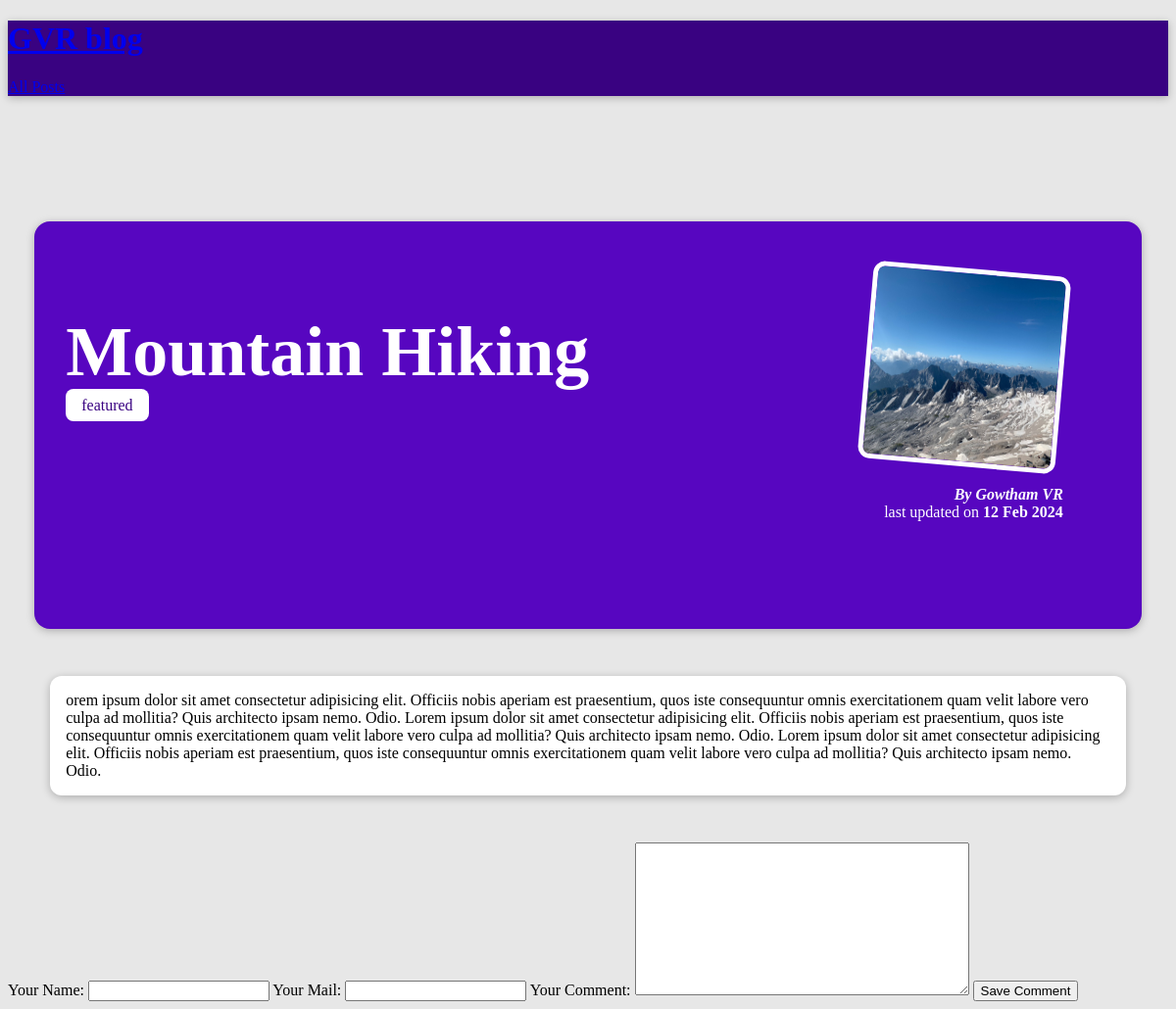
The page /posts/hike-in-the-mountains on the database its author committed.
### blog/models.py (models this page shows, shortened)
class Post(models.Model):
    title=models.CharField(max_length=250)
    excerpt=models.CharField(max_length=250)
    image=models.ImageField(upload_to='uploads/posts', null=True)
    date=models.DateField(auto_now=True)
    slug=models.SlugField(unique=True, db_index=True)
    content=models.TextField(validators=[MinLengthValidator(10)])
    author=models.ForeignKey(Author, on_delete=models.SET_NULL, null= True, related_name='posts')
    tags=models.ManyToManyField(Tag)

class Tag(models.Model):
    caption=models.CharField(max_length=20)

class Author(models.Model):
    first_name=models.CharField(max_length=50)
    last_name=models.CharField(max_length=50)
    email=models.EmailField()
    def full_name(self):
        return f"{self.first_name} {self.last_name}"
    def __str__(self):
        return self.full_name()

### blog/views.py (the view)
# urls.py: path('posts/<slug:slug>',views.PostdetailView.as_view(),name='detail-post-page')#pathconvertor:pathname
class PostdetailView(DetailView):
    template_name="blog/post-detail.html"
    model=Post
    def get_context_data(self, **kwargs):
        context = super().get_context_data(**kwargs)
        context["post_tags"] = self.object.tags.all()
        context["comment_form"]=CommentForm()
        return context

### blog/forms.py
class CommentForm(forms.ModelForm):
    class Meta:
        model=Comment
        exclude=["post"]
        labels={
            "user_name":'Your Name',
            "user_email":"Your Mail",
            "text": "Your Comment"
        }

### blog/templates/blog/post-detail.html (shortened to what this page needs)
{% extends "base.html" %}
{%load static%}
{%block css_files%}
    <link rel='stylesheet' href="{% static 'blog/post-detail.css'%}"/>
{%endblock%}
{%block content%}
<section id='summary'>
    <h2> {{post.title}}</h2>
    <div>
        {% for tag in post_tags%}
            <span class="tag">{{tag.caption}}</span>
        {%endfor%}
    </div>
    <article>
        <img src="{{post.image.url}}" alt="{{post.title}}"/>
        <address>By <a href="mailto:{{post.author.email}}">{{post.author}}</a></address>
        <div>
            last updated on <time> {{post.date|date:"d M Y"}}</time>
        </div>
    </article>
</section>
<main>
    {{post.content}}
</main>
<div>
    <form>
        {{comment_form}}
        <button>Save Comment</button>
    </form>
</div>
{%endblock%}

### blog/static/blog/post-detail.css (style rules this page uses)
body { background-color: #e7e7e7; }
#summary { margin: 8rem auto 3rem auto; padding: 2rem; width: 90%; max-width: 90rem; border-radius: 16px; background-color: #5706c0; position: relative; box-shadow: 0 2px 8px rgba(0, 0, 0, 0.25); height: 22rem; }
#summary h2 { color: white; font-size: 4.5rem; margin-bottom: 0.25rem; }
#summary a { color: white; text-decoration: none; }
#summary article { position: absolute; top: 2rem; right: 3rem; padding: 1rem 2rem; border-radius: 12px; text-align: right; color: white; }
#summary article img { width: 12rem; height: 12rem; border-radius: 12px; transform: rotateZ(5deg); border: 5px solid white; margin-bottom: 1rem; }
#summary address { font-weight: bold; }
#summary time { font-weight: bold; }
main { width: 90%; max-width: 90rem; margin: 3rem auto; background-color: white; padding: 1rem; border-radius: 12px; box-shadow: 0 2px 8px rgba(0, 0, 0, 0.25); }
.tag { background-color: white; color: #390281; padding: 0.5rem 1rem; border-radius: 8px; }

### rows shown on the page
Post: title "Mountain Hiking", image (picture), author "Gowtham VR", date "12 Feb 2024", content "orem ipsum dolor sit amet consectetur adipisicing elit. Officiis nobis aperiam est praesentium, quos iste consequuntur omnis exercitationem quam velit labore vero culpa ad mollitia? Quis architecto ipsam nemo. Odio. Lorem ipsum dolor sit amet consectetur adipisicing elit. Officiis nobis aperiam est praesentium, quos iste consequuntur omnis exercitationem quam velit labore vero culpa ad mollitia? Quis architecto ipsam nemo. Odio. Lorem ipsum dolor sit amet consectetur adipisicing elit. Officiis nobis aperiam est praesentium, quos iste consequuntur omnis exercitationem quam velit labore vero culpa ad mollitia? Quis architecto ipsam nemo. Odio."
Tag: caption "featured"
